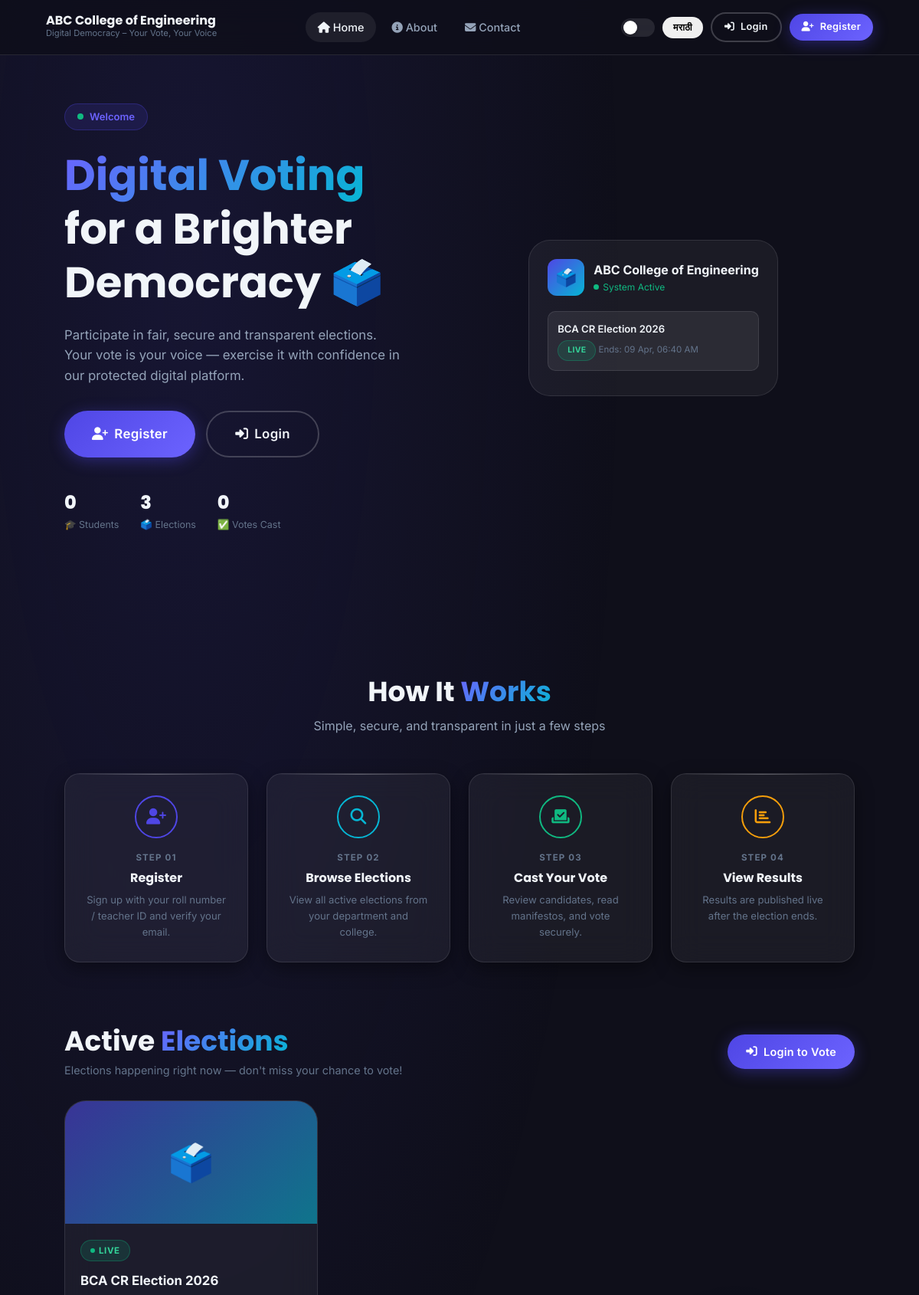
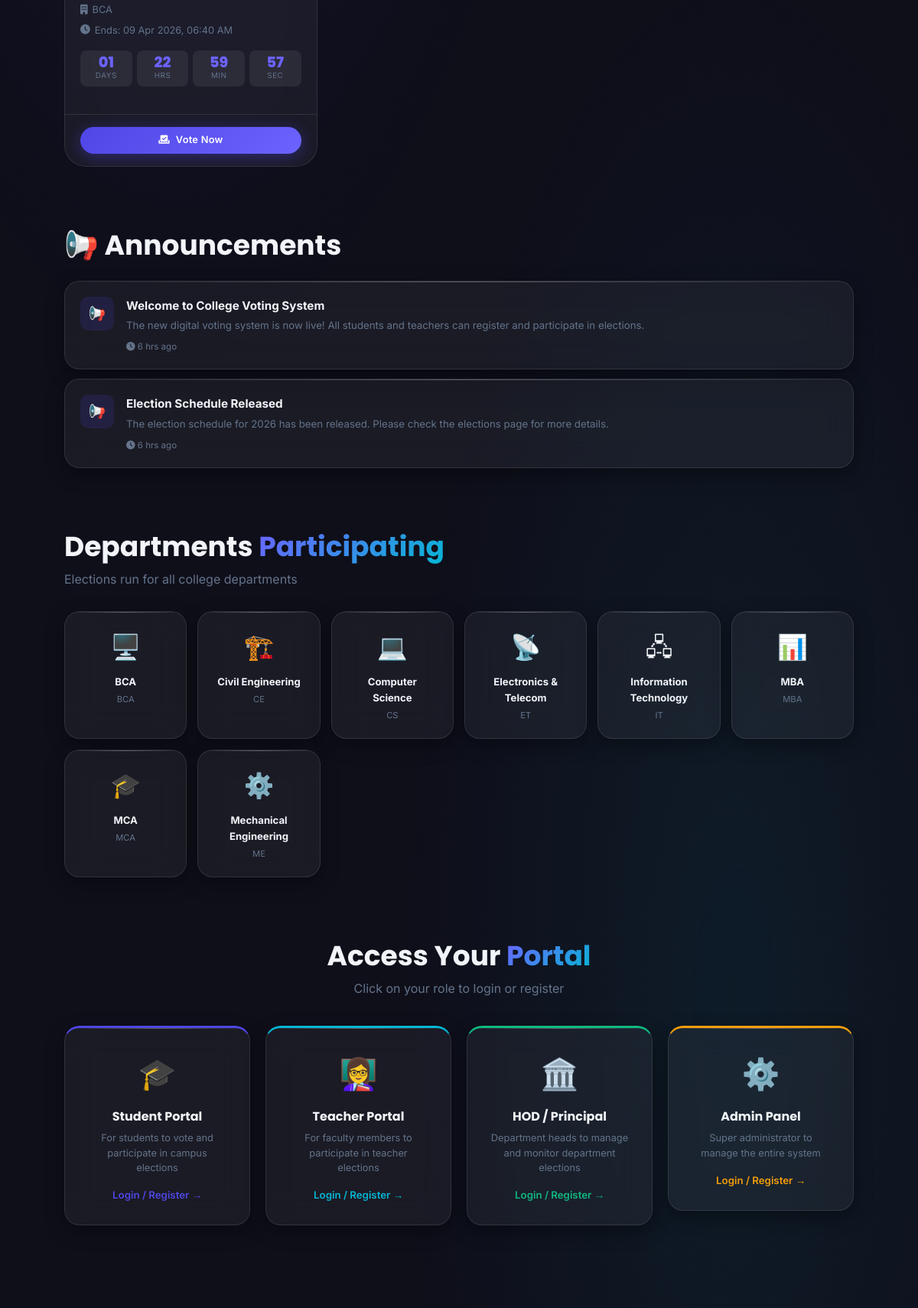
The page / (upper part) on the database its author committed (2 pictures, top to bottom).
### tables this page shows
CREATE TABLE IF NOT EXISTS `elections` (
  `id` INT UNSIGNED NOT NULL AUTO_INCREMENT,
  `title` VARCHAR(255) NOT NULL,
  `election_type` ENUM('student','teacher','hod','cr','cultural','sports','general') NOT NULL DEFAULT 'student',
  `department_id` INT UNSIGNED DEFAULT NULL COMMENT 'NULL = all departments',
  `description` TEXT DEFAULT NULL,
  `banner_image` VARCHAR(255) DEFAULT NULL,
  `start_datetime` DATETIME NOT NULL,
  `end_datetime` DATETIME NOT NULL,
  `status` ENUM('upcoming','active','frozen','completed','published') DEFAULT 'upcoming',
  `is_result_published` TINYINT(1) DEFAULT 0,
  `created_by` INT UNSIGNED DEFAULT NULL,
  `created_at` TIMESTAMP DEFAULT CURRENT_TIMESTAMP,
  `updated_at` TIMESTAMP DEFAULT CURRENT_TIMESTAMP ON UPDATE CURRENT_TIMESTAMP,
  PRIMARY KEY (`id`)
);

CREATE TABLE IF NOT EXISTS `departments` (
  `id` INT UNSIGNED NOT NULL AUTO_INCREMENT,
  `name` VARCHAR(150) NOT NULL,
  `code` VARCHAR(20) NOT NULL UNIQUE,
  `description` TEXT DEFAULT NULL,
  `is_active` TINYINT(1) DEFAULT 1,
  `created_at` TIMESTAMP DEFAULT CURRENT_TIMESTAMP,
  PRIMARY KEY (`id`)
);

CREATE TABLE IF NOT EXISTS `announcements` (
  `id` INT UNSIGNED NOT NULL AUTO_INCREMENT,
  `title` VARCHAR(255) NOT NULL,
  `content` TEXT NOT NULL,
  `posted_by_role` ENUM('admin','hod') DEFAULT 'admin',
  `posted_by_id` INT UNSIGNED DEFAULT NULL,
  `department_id` INT UNSIGNED DEFAULT NULL COMMENT 'NULL = college-wide',
  `is_active` TINYINT(1) DEFAULT 1,
  `created_at` TIMESTAMP DEFAULT CURRENT_TIMESTAMP,
  PRIMARY KEY (`id`)
);

### includes/functions.php (called while the page is built, shortened)
<?php
function getDepartments($pdo) {
    return $pdo->query("SELECT * FROM departments WHERE is_active=1 ORDER BY name")->fetchAll();
}
function formatDate($datetime) {
    return date('d M Y, h:i A', strtotime($datetime));
}
function timeAgo($datetime) {
    $now = time();
    $diff = $now - strtotime($datetime);
    if ($diff < 86400) return floor($diff/3600) . ' hrs ago';
    return floor($diff/86400) . ' days ago';
}

### index.php (the view, shortened to what this page needs)
<?php
require_once __DIR__ . '/includes/functions.php';
require_once __DIR__ . '/includes/auth.php';
$activeElections = $pdo->query("
    SELECT e.*, d.name as dept_name
    FROM elections e
    LEFT JOIN departments d ON e.department_id = d.id
    WHERE e.status = 'active'
    ORDER BY e.end_datetime ASC
    LIMIT 6
")->fetchAll();
$announcements = $pdo->query("
    SELECT a.*, d.name as dept_name
    FROM announcements a
    LEFT JOIN departments d ON a.department_id = d.id
    WHERE a.is_active = 1
    ORDER BY a.created_at DESC
    LIMIT 5
")->fetchAll();
$totalStudents  = $pdo->query("SELECT COUNT(*) FROM students WHERE is_active=1")->fetchColumn();
$totalElections = $pdo->query("SELECT COUNT(*) FROM elections")->fetchColumn();
$totalVotes     = $pdo->query("SELECT COUNT(*) FROM votes")->fetchColumn();
$departments    = getDepartments($pdo);
require_once __DIR__ . '/includes/header.php';
?>
<section class="hero" style="padding-top:90px">
  <div class="container" style="display:flex;align-items:center;gap:60px;flex-wrap:wrap">
    <div class="hero-content" style="flex:1;min-width:280px">
      <div class="hero-badge animate-fadeIn">
        <span style="width:8px;height:8px;background:#10b981;border-radius:50%;animation:pulse 1.5s infinite;display:inline-block"></span>
        <span data-i18n="welcome">Elections are LIVE now!</span>
      </div>
      <h1 style="margin-bottom:20px">
        <span class="text-gradient">Digital Voting</span><br>
        for a Brighter<br>Democracy 🗳️
      </h1>
      <p style="font-size:1.05rem;color:var(--text-secondary);margin-bottom:32px">
        Participate in fair, secure and transparent elections. Your vote is your voice — exercise it with confidence in our protected digital platform.
      </p>
      <div class="hero-actions">
        <a href="<?= BASE_URL ?>/register.php" class="btn btn-primary btn-lg">
          <i class="fas fa-user-plus"></i> <span data-i18n="register">Register Now</span>
        </a>
        <a href="<?= BASE_URL ?>/login.php" class="btn btn-outline btn-lg">
          <i class="fas fa-sign-in-alt"></i> <span data-i18n="login">Login</span>
        </a>
      </div>
      <div style="display:flex;gap:28px;margin-top:40px;flex-wrap:wrap">
        <?php foreach ([
          ['🎓', number_format($totalStudents), 'Students'],
          ['🗳️', number_format($totalElections), 'Elections'],
          ['✅', number_format($totalVotes), 'Votes Cast'],
        ] as [$icon, $val, $label]): ?>
          <div class="animate-fadeInUp">
            <div style="font-size:1.5rem;font-weight:800;font-family:'Poppins',sans-serif" data-counter="<?= preg_replace('/\D/','',$val) ?>"><?= $val ?></div>
            <div style="font-size:0.78rem;color:var(--text-muted)"><?= $icon ?> <?= $label ?></div>
          </div>
        <?php endforeach; ?>
      </div>
    </div>
    <div class="hero-visual" style="flex:1;min-width:260px">
      <div class="floating-card" style="max-width:340px">
        <div style="display:flex;align-items:center;gap:12px;margin-bottom:20px">
          <div style="width:48px;height:48px;border-radius:12px;background:linear-gradient(135deg,#4f46e5,#06b6d4);display:flex;align-items:center;justify-content:center;font-size:1.4rem">🗳️</div>
          <div>
            <div style="font-weight:700;font-size:1rem"><?= SITE_NAME ?></div>
            <div style="font-size:0.75rem;color:var(--success);display:flex;align-items:center;gap:5px">
              <span style="width:7px;height:7px;background:var(--success);border-radius:50%;animation:pulse 1.5s infinite;display:inline-block"></span>
              System Active
            </div>
          </div>
        </div>
        <?php foreach ($activeElections as $i => $e): if ($i >= 3) break; ?>
          <div style="padding:12px;background:var(--bg-glass);border-radius:10px;margin-bottom:8px;border:1px solid var(--border)">
            <div style="font-size:0.82rem;font-weight:600;margin-bottom:4px"><?= htmlspecialchars($e['title']) ?></div>
            <div style="font-size:0.72rem;color:var(--text-muted)">
              <span class="badge badge-success" style="font-size:0.65rem">LIVE</span>
              Ends: <?= date('d M, h:i A', strtotime($e['end_datetime'])) ?>
            </div>
          </div>
        <?php endforeach; ?>
      </div>
    </div>
  </div>
</section>
<section style="padding:80px 5%;position:relative;z-index:1">
  <div class="container">
    <div style="text-align:center;margin-bottom:48px">
      <h2>How It <span class="text-gradient">Works</span></h2>
      <p style="color:var(--text-secondary);font-size:1rem;margin-top:10px">Simple, secure, and transparent in just a few steps</p>
    </div>
    <div style="display:grid;grid-template-columns:repeat(auto-fit,minmax(200px,1fr));gap:24px">
      <?php
      $steps = [
        ['01','fas fa-user-plus','Register','Sign up with your roll number / teacher ID and verify your email.','var(--primary)'],
        ['02','fas fa-search','Browse Elections','View all active elections from your department and college.','var(--accent)'],
        ['03','fas fa-vote-yea','Cast Your Vote','Review candidates, read manifestos, and vote securely.','var(--success)'],
        ['04','fas fa-chart-bar','View Results','Results are published live after the election ends.','var(--warning)'],
      ];
      foreach ($steps as [$num,$icon,$title,$desc,$color]): ?>
        <div class="glass-card" style="padding:28px;text-align:center">
          <div style="width:56px;height:56px;border-radius:50%;background:<?= $color ?>33;border:2px solid <?= $color ?>;display:flex;align-items:center;justify-content:center;font-size:1.3rem;margin:0 auto 16px;color:<?= $color ?>">
            <i class="<?= $icon ?>"></i>
          </div>
          <div style="font-size:0.72rem;font-weight:700;color:var(--text-muted);letter-spacing:0.1em;margin-bottom:8px">STEP <?= $num ?></div>
          <h4 style="font-size:1rem;margin-bottom:8px"><?= $title ?></h4>
          <p style="font-size:0.82rem;color:var(--text-muted);line-height:1.6"><?= $desc ?></p>
        </div>
      <?php endforeach; ?>
    </div>
  </div>
</section>
<?php if (!empty($activeElections)): ?>
<section style="padding:0 5% 80px;position:relative;z-index:1">
  <div class="container">
    <div style="display:flex;align-items:center;justify-content:space-between;margin-bottom:28px;flex-wrap:wrap;gap:12px">
      <div>
        <h2>Active <span class="text-gradient">Elections</span></h2>
        <p style="color:var(--text-muted);font-size:0.9rem;margin-top:4px">Elections happening right now — don't miss your chance to vote!</p>
      </div>
      <a href="<?= BASE_URL ?>/login.php" class="btn btn-primary">
        <i class="fas fa-sign-in-alt"></i> Login to Vote
      </a>
    </div>
    <div class="grid-auto">
      <?php foreach ($activeElections as $election): ?>
        <div class="election-card">
          <div class="election-banner" style="background:linear-gradient(135deg,#4f46e593,#06b6d493)">
            <?php if ($election['banner_image']): ?>
              <img src="<?= BASE_URL ?>/uploads/election_banners/<?= htmlspecialchars($election['banner_image']) ?>" alt="Banner" style="width:100%;height:100%;object-fit:cover">
            <?php else: ?>
              <span style="font-size:3rem">🗳️</span>
            <?php endif; ?>
          </div>
          <div class="election-body">
            <span class="badge badge-success election-type-badge">
              <span style="width:6px;height:6px;background:var(--success);border-radius:50%;animation:pulse 1.5s infinite"></span>
              LIVE
            </span>
            <div class="election-title"><?= htmlspecialchars($election['title']) ?></div>
            <div class="election-meta">
              <?php if ($election['dept_name']): ?>
                <span><i class="fas fa-building"></i> <?= htmlspecialchars($election['dept_name']) ?></span>
              <?php else: ?>
                <span><i class="fas fa-globe"></i> All Departments</span>
              <?php endif; ?>
              <span><i class="fas fa-clock"></i> Ends: <?= formatDate($election['end_datetime']) ?></span>
            </div>
            <div data-countdown="<?= $election['end_datetime'] ?>"></div>
          </div>
          <div class="election-footer">
            <a href="<?= BASE_URL ?>/login.php?role=student" class="btn btn-primary btn-sm" style="flex:1;justify-content:center">
              <i class="fas fa-vote-yea"></i> Vote Now
            </a>
          </div>
        </div>
      <?php endforeach; ?>
    </div>
  </div>
</section>
<?php endif; ?>
<?php if (!empty($announcements)): ?>
<section style="padding:0 5% 80px;position:relative;z-index:1">
  <div class="container">
    <h2 style="margin-bottom:24px">📢 Announcements</h2>
    <div style="display:flex;flex-direction:column;gap:12px">
      <?php foreach ($announcements as $a): ?>
        <div class="glass-card" style="padding:20px;display:flex;align-items:flex-start;gap:16px">
          <div style="width:44px;height:44px;border-radius:10px;background:rgba(79,70,229,0.15);display:flex;align-items:center;justify-content:center;flex-shrink:0;font-size:1.1rem">📢</div>
          <div>
            <div style="font-weight:700;font-size:0.95rem;margin-bottom:4px"><?= htmlspecialchars($a['title']) ?></div>
            <div style="font-size:0.83rem;color:var(--text-muted);line-height:1.5"><?= htmlspecialchars(substr($a['content'],0,180)) ?><?= strlen($a['content'])>180 ? '...' : '' ?></div>
            <div style="font-size:0.72rem;color:var(--text-muted);margin-top:8px"><i class="fas fa-clock"></i> <?= timeAgo($a['created_at']) ?></div>
          </div>
        </div>
      <?php endforeach; ?>
    </div>
  </div>
</section>
<?php endif; ?>
<section style="padding:0 5% 80px;position:relative;z-index:1">
  <div class="container">
    <h2 style="margin-bottom:8px">Departments <span class="text-gradient">Participating</span></h2>
    <p style="color:var(--text-muted);margin-bottom:28px">Elections run for all college departments</p>
    <div style="display:grid;grid-template-columns:repeat(auto-fill,minmax(160px,1fr));gap:14px">
      <?php
      $deptIcons = ['CS'=>'💻','IT'=>'🖧','CE'=>'🏗️','ME'=>'⚙️','ET'=>'📡','MBA'=>'📊','BCA'=>'🖥️','MCA'=>'🎓'];
      foreach ($departments as $dept): ?>
        <div class="glass-card" style="padding:20px;text-align:center;cursor:default">
          <div style="font-size:2rem;margin-bottom:10px"><?= $deptIcons[$dept['code']] ?? '🏫' ?></div>
          <div style="font-size:0.82rem;font-weight:700"><?= htmlspecialchars($dept['name']) ?></div>
          <div style="font-size:0.7rem;color:var(--text-muted);margin-top:4px"><?= htmlspecialchars($dept['code']) ?></div>
        </div>
      <?php endforeach; ?>
    </div>
  </div>
</section>
<section style="padding:0 5% 80px;position:relative;z-index:1">
  <div class="container">
    <h2 style="text-align:center;margin-bottom:8px">Access Your <span class="text-gradient">Portal</span></h2>
    <p style="color:var(--text-muted);text-align:center;margin-bottom:36px">Click on your role to login or register</p>
    <div style="display:grid;grid-template-columns:repeat(auto-fit,minmax(220px,1fr));gap:20px">
      <?php
      $portals = [
        ['🎓','Student Portal','For students to vote and participate in campus elections','login.php?role=student','var(--primary)'],
        ['👩‍🏫','Teacher Portal','For faculty members to participate in teacher elections','login.php?role=teacher','var(--accent)'],
        ['🏛️','HOD / Principal','Department heads to manage and monitor department elections','login.php?role=hod','var(--success)'],
        ['⚙️','Admin Panel','Super administrator to manage the entire system','login.php?role=admin','var(--warning)'],
      ];
      foreach ($portals as [$icon,$title,$desc,$href,$color]): ?>
        <a href="<?= BASE_URL ?>/<?= $href ?>" style="text-decoration:none">
          <div class="glass-card" style="padding:28px;text-align:center;border-top:3px solid <?= $color ?>">
            <div style="font-size:2.5rem;margin-bottom:14px"><?= $icon ?></div>
            <h4 style="margin-bottom:8px;font-size:1rem"><?= $title ?></h4>
            <p style="font-size:0.8rem;color:var(--text-muted);line-height:1.5"><?= $desc ?></p>
            <div style="margin-top:16px;font-size:0.83rem;font-weight:600;color:<?= $color ?>">Login / Register →</div>
          </div>
        </a>
      <?php endforeach; ?>
    </div>
  </div>
</section>
<?php require_once __DIR__ . '/includes/footer.php'; ?>

### rows shown on the page
elections: title "BCA CR Election 2026", end_datetime "09 Apr, 06:40 AM", department.name "BCA", end_datetime "09 Apr 2026, 06:40 AM"
announcements: title "Welcome to College Voting System", content "The new digital voting system is now live! All students and teachers can register and participate in elections.", created_at "6 hrs ago"
announcements: title "Election Schedule Released", content "The election schedule for 2026 has been released. Please check the elections page for more details.", created_at "6 hrs ago"
departments: code "🖥️", name "BCA", code "BCA"
departments: code "🏗️", name "Civil Engineering", code "CE"
departments: code "💻", name "Computer Science", code "CS"
departments: code "📡", name "Electronics & Telecom", code "ET"
departments: code "🖧", name "Information Technology", code "IT"
departments: code "📊", name "MBA", code "MBA"
departments: code "🎓", name "MCA", code "MCA"
departments: code "⚙️", name "Mechanical Engineering", code "ME"

### other values the page prints
SITE_NAME "ABC College of Engineering"
SITE_TAGLINE "Digital Democracy – Your Vote, Your Voice"
$val "0"
$icon "🎓"
$label "Students"
$val "3"
$icon "🗳️"
$label "Elections"
$icon "✅"
$label "Votes Cast"
$num "01"
$title "Register"
$desc "Sign up with your roll number / teacher ID and verify your email."
$num "02"
$title "Browse Elections"
